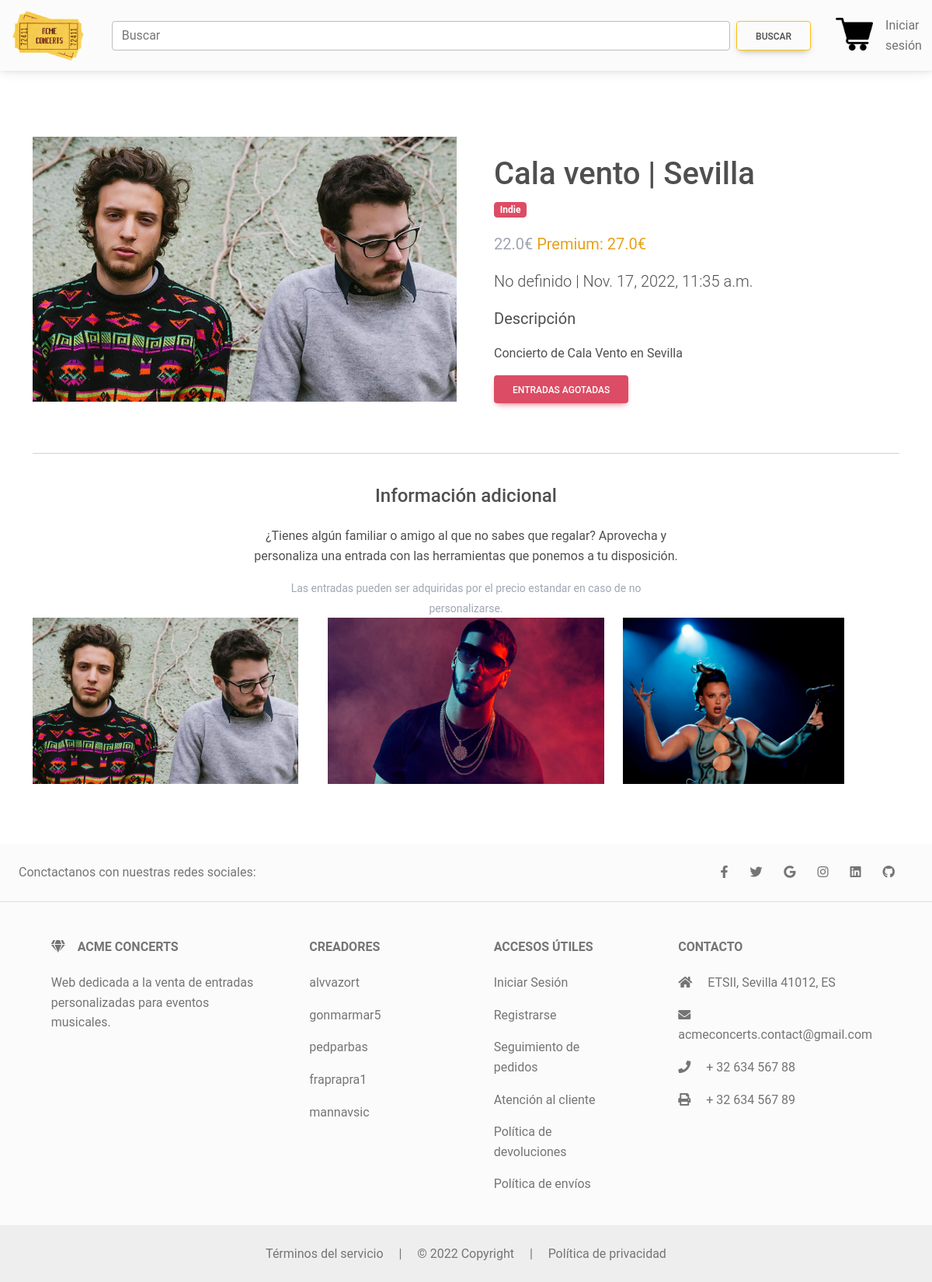
/tickets/cala-vento-sevilla/, run on an earlier commit of the app's database.
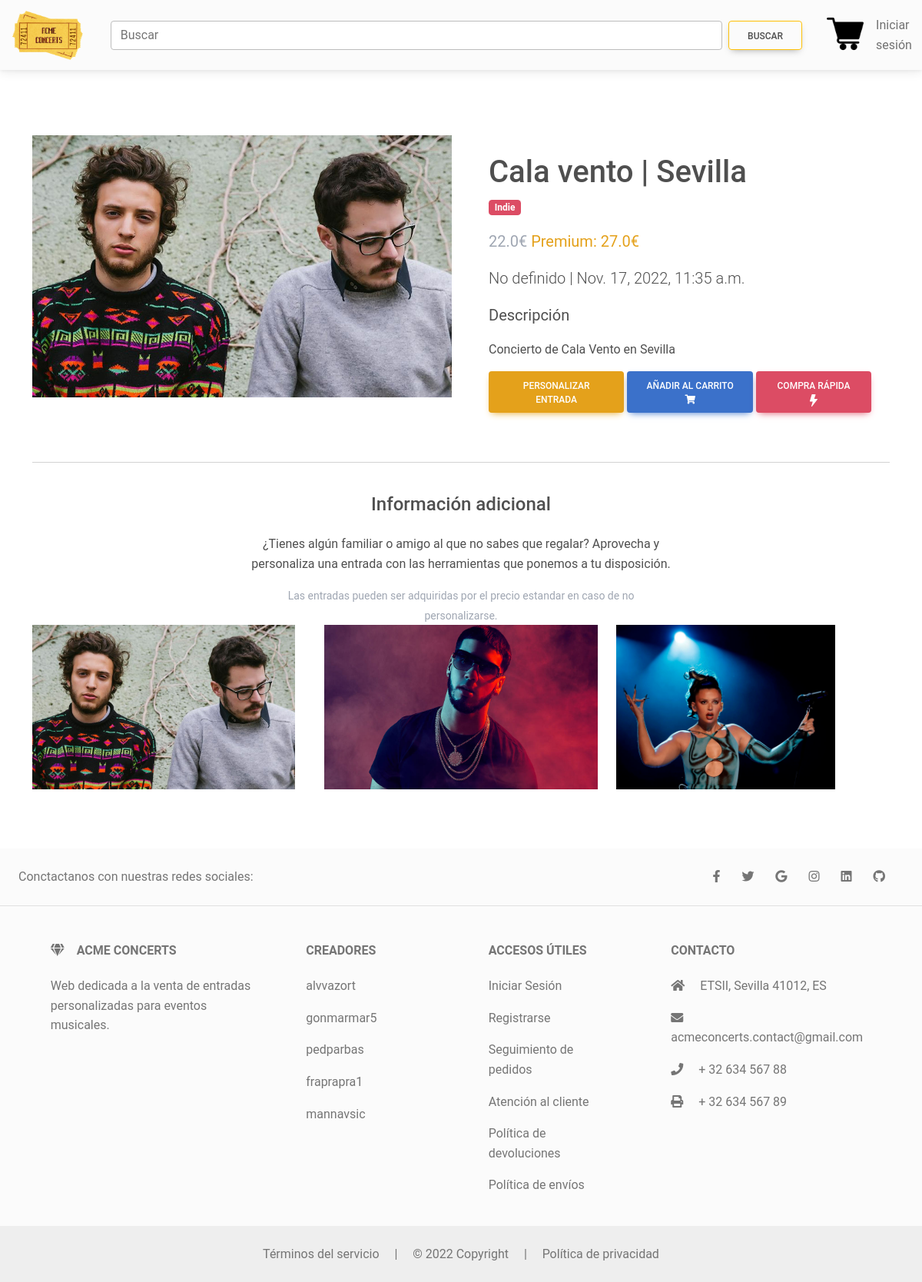
And on a later commit of the database.
### main/views.py (the view)
# urls.py: path('<slug>/', views.TicketDetailView.as_view(), name='customize'),
class TicketDetailView(DetailView):
    model = Ticket
    template_name = "product.html"
    def get_context_data(self, **kwargs):
        context = super().get_context_data(**kwargs)
        context["MEDIA_URL"] = settings.MEDIA_URL
        context["tickets"] = Ticket.objects.all()[:3]
        return context

### main/models.py (called while the page is built)
    def get_absolute_url(self):
        return reverse("main:ticket", kwargs={
            'slug': self.slug
        })

    def get_add_to_cart_url(self):
        return reverse("main:add-to-cart", kwargs={
            'slug': self.slug
        })

### main/templates/product.html (shortened to what this page needs)
{% extends "base.html" %}
{% block content %}
<main class="mt-2 pt-2">
  <div class="container dark-grey-text mt-5">
    <div class="row wow fadeIn">
      <div class="col-md-6 mb-4">
        <img src="{{MEDIA_URL}}{{object.image}}" class="img-fluid" alt="">
      </div>
      <div class="col-md-6 mb-4">
        <div class="p-4">
          <h1 class="">{{object.title}}</h1>
          <div class="mb-3">
            <a href="/{{object.get_category_display.lower}}">
              <span class="badge bg-danger text-white mr-1">{{object.get_category_display}}</span>
            </a>
          </div>
          <p class="lead">
            {% if object.price_customized %}
            <span class="text-secondary mr-1">
              <b>{{ object.price }}€</b>
            </span>
            <span><b class="text-warning">Premium: {{ object.price_customized }}€</b></span>
            {% else %}
            <span>{{ object.price }}€</span>
            {% endif %}
          </p>
          <p class="lead font-weight-bold">{{object.location}} | {{object.date}}</p>
          <p class="lead font-weight-bold"><b>Descripción</b></p>
          <p>{{ object.description }}</p>
          <form class="d-flex justify-content-left">
            {%if object.stock == 0%}
            <a class="btn btn-danger btn-md my-0 p">
              ENTRADAS AGOTADAS
            </a>
            {% else %}
            <a class="btn btn-warning btn-md my-0 p" href="/customize/{{ticket.slug}}">
              Personalizar entrada
            </a>
            <a href="{{object.get_add_to_cart_url}}" class="btn btn-primary btn-md my-0 p" type="submit">
              Añadir al carrito
              <i class="fas fa-shopping-cart ml-1"></i>
            </a>
            <a href="/cart/fast-checkout/{{object.slug}}" class="btn btn-danger btn-md my-0 p" type="submit">
              Compra rápida
              <svg xmlns="http://www.w3.org/2000/svg" width="16" height="16" fill="currentColor" class="bi bi-lightning-fill" viewBox="0 0 16 16">
                <path d="M5.52.359A.5.5 0 0 1 6 0h4a.5.5 0 0 1 .474.658L8.694 6H12.5a.5.5 0 0 1 .395.807l-7 9a.5.5 0 0 1-.873-.454L6.823 9.5H3.5a.5.5 0 0 1-.48-.641l2.5-8.5z"/>
              </svg>
            </a>
            {% endif %}
          </form>
        </div>
      </div>
    </div>
    <hr>
    <div class="row d-flex justify-content-center wow fadeIn">
      <div class="col-md-6 text-center">
        <h4 class="my-4 h4">Información adicional</h4>
        <p>
          ¿Tienes algún familiar o amigo al que no sabes que regalar? Aprovecha y personaliza una entrada con las herramientas
          que ponemos a tu disposición.</p>
        <small class="text-secondary">Las entradas pueden ser adquiridas por el precio estandar en caso de no personalizarse.</small>
      </div>
    </div>
    <div class="row wow fadeIn">
      {% for ticket in tickets %}
      <div class="col-lg-4 col-md-12 mb-4">
        <a href="{{ticket.get_absolute_url}}">
          <img src="{{MEDIA_URL}}{{ticket.image}}" class="img-fluid" style="height:80%">
        </a>
      </div>
      {% endfor %}
    </div>
  </div>
</main>
{% endblock content %}

What changed in the data, as far as the page shows it:
changed Ticket "Cala vento | Sevilla": stock 0 → 10 (drawn)
Also different on the page:
text no longer shown: "ENTRADAS AGOTADAS"
text now shown: "PERSONALIZAR ENTRADA AÑADIR AL CARRITO COMPRA RÁPIDA"
